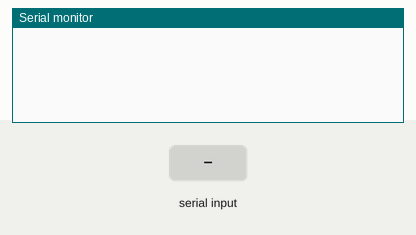
This sketch was run on a simulated Arduino Uno, built with avr-gcc and run on an emulated ATmega328P. Parts: the last lines printed to the serial monitor. The inputs (shaded band) are chosen by the test bench.

Above: at 1.2 s.
1.3 s: "90,45\n" received over Serial
At 2.5 s:
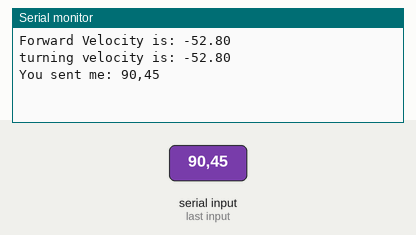
2.8 s: "5\n" received over Serial
At 4.2 s:
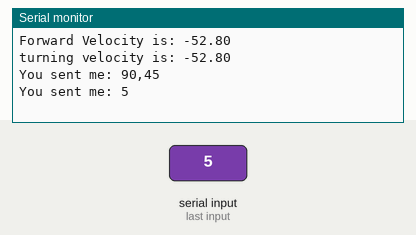

Measured:
- after the input at 1.3 s, the serial monitor: prints a new line at once (image 1)
- after the input at 2.8 s, the serial monitor: prints a new line at once (image 2)

The sketch:

ReceiveSpeeds.ino
```cpp
String str;

void setup() {
  Serial.begin(9600);
}
void loop() {

  do {
    if (Serial.available() > 0) {
      str = Serial.readStringUntil('\n');
      Serial.print("You sent me: ");
      Serial.println(str);
    }
  } while (Serial.available() <= 0);
  float speeds[2] = {0.0, 0.0}; // V and W
  int j = 0; //index for speeds
  bool fraction = false;

  // Serial.print("Turning Velocity is: ");
  // Serial.print(str[0]);
  // Serial.print(" + ");
  // Serial.println(str[2]);

  speeds[0] += ((float)str[0] - 48);
  speeds[0] += ((float)str[2] - 48) / 10;

  speeds[1] += ((float)str[4] - 48);
  speeds[1] += ((float)str[6] - 48) / 10;

  // for (int i = 0; i < sizeof(str)/sizeof(str[0]); i++) {
  //   if(str[i] == '.') {
  //     fraction = true;

  //   } else if(str[i] == ':') {
  //     j++;
  //     fraction = false;
  //   } else {
  //     if(fraction) {
  //       speeds[j] += ((float)str[i] - 48) / 10;
  //     }else {
  //       speeds[j] += (float)str[i] - 48;
  //     }
  //     fraction = false;
  //   }
  // }

  Serial.print("Forward Velocity is: ");
  Serial.println(speeds[0]);
  Serial.print("turning velocity is: ");
  Serial.println(speeds[1]);

}
```
